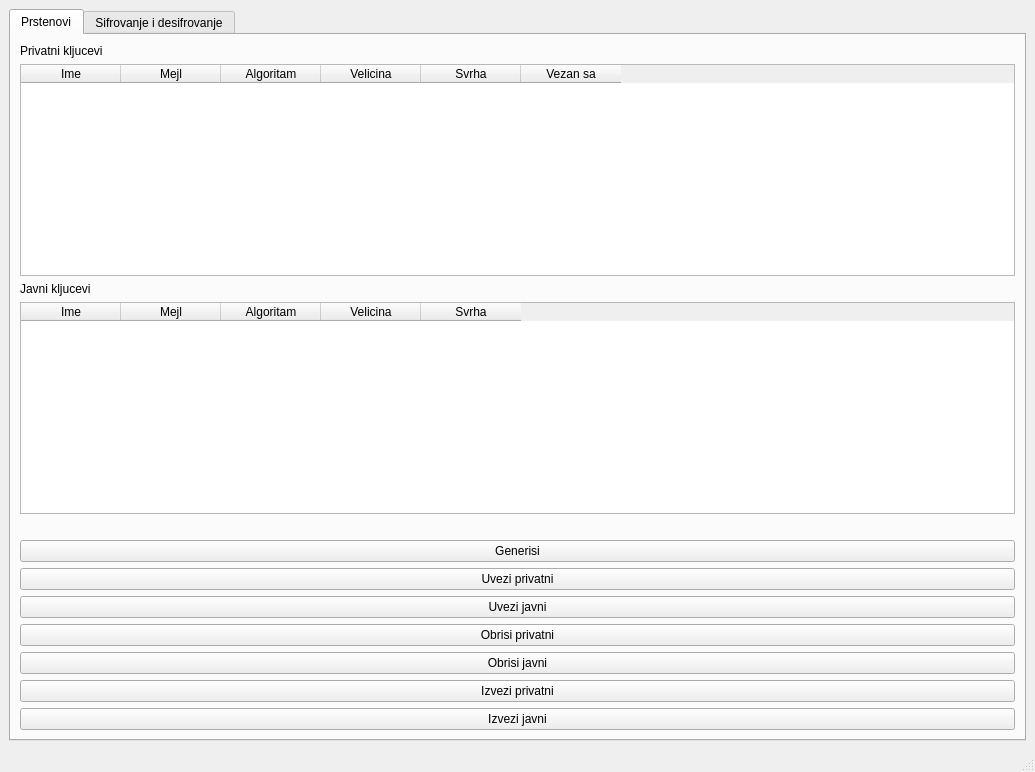
<?xml version="1.0" encoding="UTF-8"?>
<ui version="4.0">
 <class>MainWindow</class>
 <widget class="QMainWindow" name="MainWindow">
  <property name="geometry">
   <rect>
    <x>0</x>
    <y>0</y>
    <width>1035</width>
    <height>772</height>
   </rect>
  </property>
  <property name="windowTitle">
   <string>ZP domaci</string>
  </property>
  <widget class="QWidget" name="centralwidget">
   <layout class="QHBoxLayout" name="horizontalLayout">
    <item>
     <widget class="QTabWidget" name="tabWidget">
      <property name="currentIndex">
       <number>0</number>
      </property>
      <widget class="QWidget" name="tab">
       <attribute name="title">
        <string>Prstenovi</string>
       </attribute>
       <layout class="QVBoxLayout" name="verticalLayout">
        <item>
         <widget class="QLabel" name="label">
          <property name="text">
           <string>Privatni kljucevi</string>
          </property>
         </widget>
        </item>
        <item>
         <widget class="QTableWidget" name="privatniKljuceviWidget">
          <property name="selectionMode">
           <enum>QAbstractItemView::SingleSelection</enum>
          </property>
          <property name="selectionBehavior">
           <enum>QAbstractItemView::SelectRows</enum>
          </property>
          <property name="sortingEnabled">
           <bool>true</bool>
          </property>
          <column>
           <property name="text">
            <string>Ime</string>
           </property>
          </column>
          <column>
           <property name="text">
            <string>Mejl</string>
           </property>
          </column>
          <column>
           <property name="text">
            <string>Algoritam</string>
           </property>
          </column>
          <column>
           <property name="text">
            <string>Velicina</string>
           </property>
          </column>
          <column>
           <property name="text">
            <string>Svrha</string>
           </property>
          </column>
          <column>
           <property name="text">
            <string>Vezan sa</string>
           </property>
          </column>
         </widget>
        </item>
        <item>
         <widget class="QLabel" name="label_2">
          <property name="text">
           <string>Javni kljucevi</string>
          </property>
         </widget>
        </item>
        <item>
         <widget class="QTableWidget" name="javniKljuceviWidget">
          <property name="selectionMode">
           <enum>QAbstractItemView::SingleSelection</enum>
          </property>
          <property name="selectionBehavior">
           <enum>QAbstractItemView::SelectRows</enum>
          </property>
          <property name="sortingEnabled">
           <bool>true</bool>
          </property>
          <column>
           <property name="text">
            <string>Ime</string>
           </property>
          </column>
          <column>
           <property name="text">
            <string>Mejl</string>
           </property>
          </column>
          <column>
           <property name="text">
            <string>Algoritam</string>
           </property>
          </column>
          <column>
           <property name="text">
            <string>Velicina</string>
           </property>
          </column>
          <column>
           <property name="text">
            <string>Svrha</string>
           </property>
          </column>
         </widget>
        </item>
        <item>
         <spacer name="horizontalSpacer">
          <property name="orientation">
           <enum>Qt::Horizontal</enum>
          </property>
          <property name="sizeHint" stdset="0">
           <size>
            <width>990</width>
            <height>20</height>
           </size>
          </property>
         </spacer>
        </item>
        <item>
         <widget class="QPushButton" name="btnGenerisi">
          <property name="text">
           <string>Generisi</string>
          </property>
         </widget>
        </item>
        <item>
         <widget class="QPushButton" name="btnUveziPrivatni">
          <property name="text">
           <string>Uvezi privatni</string>
          </property>
         </widget>
        </item>
        <item>
         <widget class="QPushButton" name="btnUveziJavni">
          <property name="text">
           <string>Uvezi javni</string>
          </property>
         </widget>
        </item>
        <item>
         <widget class="QPushButton" name="btnObrisiPrivatni">
          <property name="text">
           <string>Obrisi privatni</string>
          </property>
         </widget>
        </item>
        <item>
         <widget class="QPushButton" name="btnObrisiJavni">
          <property name="text">
           <string>Obrisi javni</string>
          </property>
         </widget>
        </item>
        <item>
         <widget class="QPushButton" name="btnIzveziPrivatni">
          <property name="text">
           <string>Izvezi privatni</string>
          </property>
         </widget>
        </item>
        <item>
         <widget class="QPushButton" name="btnIzveziJavni">
          <property name="text">
           <string>Izvezi javni</string>
          </property>
         </widget>
        </item>
       </layout>
      </widget>
      <widget class="QWidget" name="tab_2">
       <attribute name="title">
        <string>Sifrovanje i desifrovanje</string>
       </attribute>
       <widget class="QWidget" name="layoutWidget">
        <property name="geometry">
         <rect>
          <x>6</x>
          <y>10</y>
          <width>569</width>
          <height>377</height>
         </rect>
        </property>
        <layout class="QHBoxLayout" name="horizontalLayout_3">
         <item>
          <layout class="QVBoxLayout" name="verticalLayout_2">
           <item>
            <layout class="QGridLayout" name="gridLayout">
             <item row="2" column="0">
              <widget class="QLabel" name="label_5">
               <property name="text">
                <string>Ka:</string>
               </property>
              </widget>
             </item>
             <item row="2" column="1" colspan="2">
              <widget class="QComboBox" name="cbKa"/>
             </item>
             <item row="0" column="0">
              <widget class="QLabel" name="label_3">
               <property name="text">
                <string>Poruka:</string>
               </property>
              </widget>
             </item>
             <item row="3" column="2">
              <widget class="QComboBox" name="cbSifrujAlgoritam">
               <item>
                <property name="text">
                 <string>3DES</string>
                </property>
               </item>
               <item>
                <property name="text">
                 <string>CAST-128</string>
                </property>
               </item>
              </widget>
             </item>
             <item row="0" column="1" colspan="2">
              <widget class="QTextEdit" name="tbPoruka"/>
             </item>
             <item row="1" column="1" colspan="2">
              <widget class="QComboBox" name="cbOd"/>
             </item>
             <item row="4" column="1">
              <widget class="QCheckBox" name="cbPotpisi">
               <property name="text">
                <string>Potpisi?</string>
               </property>
              </widget>
             </item>
             <item row="1" column="0">
              <widget class="QLabel" name="label_4">
               <property name="text">
                <string>Od:</string>
               </property>
              </widget>
             </item>
             <item row="4" column="2">
              <widget class="QLineEdit" name="lePotpisiLozinka"/>
             </item>
             <item row="3" column="1">
              <widget class="QCheckBox" name="cbSifruj">
               <property name="text">
                <string>Sifruj?</string>
               </property>
              </widget>
             </item>
             <item row="8" column="1">
              <widget class="QCheckBox" name="cbPoremetiPotpis">
               <property name="text">
                <string>Poremeti potpis?</string>
               </property>
              </widget>
             </item>
             <item row="7" column="1">
              <widget class="QCheckBox" name="cbPoremetiSifrovanje">
               <property name="text">
                <string>Poremeti sifrovanje?</string>
               </property>
              </widget>
             </item>
             <item row="5" column="1" colspan="2">
              <widget class="QCheckBox" name="cbKonvertuj">
               <property name="text">
                <string>Radix64?</string>
               </property>
              </widget>
             </item>
             <item row="6" column="1" colspan="2">
              <widget class="QCheckBox" name="cbKompresuj">
               <property name="text">
                <string>Kompresuj?</string>
               </property>
              </widget>
             </item>
            </layout>
           </item>
           <item>
            <widget class="QPushButton" name="btnUradi">
             <property name="text">
              <string>Odradi</string>
             </property>
            </widget>
           </item>
          </layout>
         </item>
         <item>
          <layout class="QVBoxLayout" name="verticalLayout_3">
           <item>
            <layout class="QHBoxLayout" name="horizontalLayout_2">
             <item>
              <widget class="QLabel" name="label_6">
               <property name="text">
                <string>Fajl:</string>
               </property>
              </widget>
             </item>
             <item>
              <widget class="QLineEdit" name="leOdabranFajl"/>
             </item>
             <item>
              <widget class="QPushButton" name="btnOdaberiFajl">
               <property name="text">
                <string>...</string>
               </property>
              </widget>
             </item>
            </layout>
           </item>
           <item>
            <widget class="QLineEdit" name="leLozinkaVerifikacija"/>
           </item>
           <item>
            <widget class="QCheckBox" name="cbUnRadix64">
             <property name="text">
              <string>Radix64?</string>
             </property>
            </widget>
           </item>
           <item>
            <widget class="QPushButton" name="btnVerifikuj">
             <property name="text">
              <string>Verifikuj</string>
             </property>
            </widget>
           </item>
           <item>
            <widget class="QPushButton" name="btnSnimiRezultat">
             <property name="text">
              <string>Snimi u fajl</string>
             </property>
            </widget>
           </item>
           <item>
            <widget class="QTextEdit" name="tbDesifrovanaPoruka">
             <property name="readOnly">
              <bool>true</bool>
             </property>
            </widget>
           </item>
           <item>
            <widget class="QCheckBox" name="cbUspesnoDesifrovao">
             <property name="text">
              <string>Uspesno desifrovao?</string>
             </property>
             <property name="checkable">
              <bool>true</bool>
             </property>
            </widget>
           </item>
           <item>
            <widget class="QCheckBox" name="cbUspesanPotpis">
             <property name="text">
              <string>Uspesno parsirao potpis?</string>
             </property>
             <property name="checkable">
              <bool>true</bool>
             </property>
            </widget>
           </item>
          </layout>
         </item>
        </layout>
       </widget>
       <widget class="QTextEdit" name="teRezultati">
        <property name="geometry">
         <rect>
          <x>10</x>
          <y>390</y>
          <width>561</width>
          <height>251</height>
         </rect>
        </property>
       </widget>
      </widget>
     </widget>
    </item>
   </layout>
  </widget>
  <widget class="QStatusBar" name="statusbar"/>
  <action name="actionGenerisi_kljuc">
   <property name="text">
    <string>Generisi kljuc</string>
   </property>
  </action>
  <action name="actionUvezi_kljuc">
   <property name="text">
    <string>Uvezi kljuc</string>
   </property>
  </action>
 </widget>
 <resources/>
 <connections/>
</ui>
